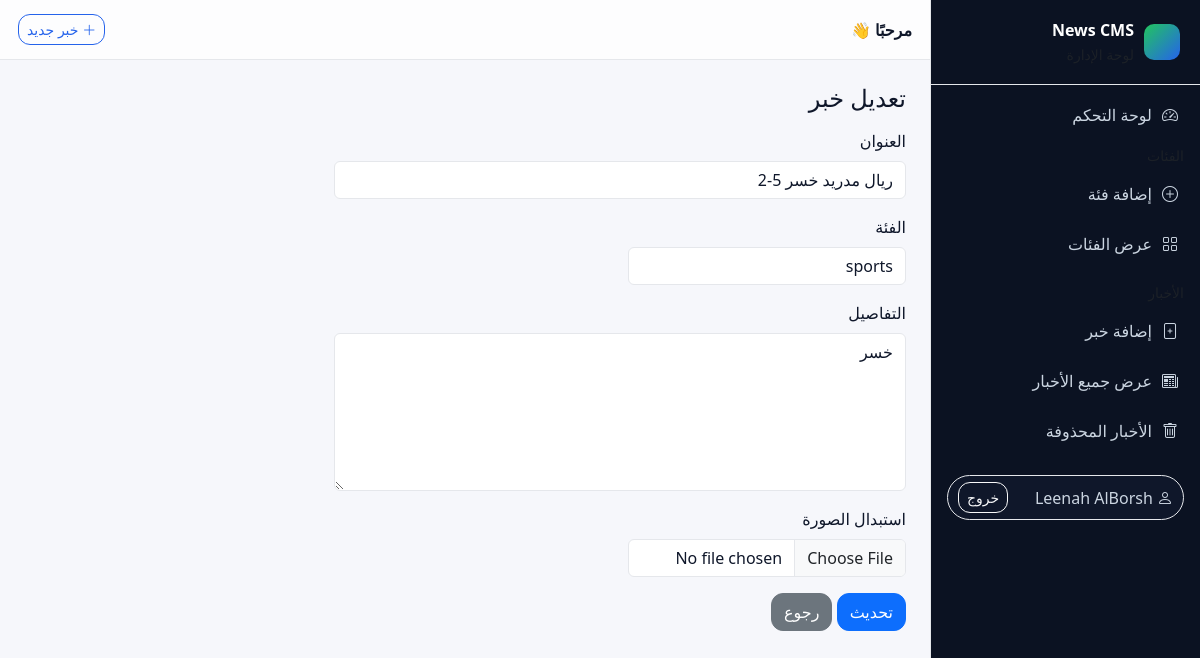
Screenshot of /edit_news.php?id=2 (signed in) with the database file from the repository.
### tables this page shows
CREATE TABLE `news` (
  `id` int(11) NOT NULL,
  `title` varchar(200) NOT NULL,
  `category_id` int(11) NOT NULL,
  `body` text NOT NULL,
  `image_path` varchar(255) DEFAULT NULL,
  `user_id` int(11) NOT NULL,
  `status` enum('active','deleted') NOT NULL DEFAULT 'active',
  `created_at` timestamp NOT NULL DEFAULT current_timestamp(),
  `updated_at` timestamp NULL DEFAULT NULL
);

CREATE TABLE `categories` (
  `id` int(11) NOT NULL,
  `name` varchar(120) NOT NULL,
  `created_at` timestamp NOT NULL DEFAULT current_timestamp()
);

### edit_news.php (the view, shortened to what this page needs)
<?php
require_once __DIR__ . '/includes/db.php';
$id = (int) ($_GET['id'] ?? 0);
$stmt = $pdo->prepare("SELECT * FROM news WHERE id=?");
$stmt->execute([$id]);
$news = $stmt->fetch();
$categories = $pdo->query("SELECT id, name FROM categories ORDER BY name")->fetchAll();
$title = $news['title'];
$body = $news['body'];
$category_id = (int) $news['category_id'];
include __DIR__ . '/includes/header.php';
?>
<h1 class="h4 mb-3">تعديل خبر</h1>
<form method="post" enctype="multipart/form-data" class="row g-3 col-lg-8">
    <div class="col-12">
        <label class="form-label">العنوان</label>
        <input type="text" name="title" value="<?php echo htmlspecialchars($title); ?>" class="form-control" required>
    </div>
    <div class="col-md-6">
        <label class="form-label">الفئة</label>
        <select name="category_id" class="form-select" required>
            <?php foreach ($categories as $cat): ?>
                <option value="<?php echo (int) $cat['id']; ?>" <?php if ($category_id == $cat['id'])
                        echo 'selected'; ?>>
                    <?php echo htmlspecialchars($cat['name']); ?>
                </option>
            <?php endforeach; ?>
        </select>
    </div>
    <div class="col-12">
        <label class="form-label">التفاصيل</label>
        <textarea name="body" rows="6" class="form-control" required><?php echo htmlspecialchars($body); ?></textarea>
    </div>
    <div class="col-md-6">
        <label class="form-label">استبدال الصورة </label>
        <input type="file" name="image" accept="image/*" class="form-control">
    </div>
    <div class="col-12">
        <button class="btn btn-primary">تحديث</button>
        <a class="btn btn-secondary" href="news_list.php">رجوع</a>
    </div>
</form>
<?php include __DIR__ . '/includes/footer.php'; ?>

### includes/header.php (style rules this page uses)
:root { --bg: #f6f7fb; --text: #0f172a; --muted: #64748b; --card: #ffffff; --border: #e5e7eb; --ring: #cbd5e1; --sidebar-bg: #0b1222; --sidebar-text: #cbd5e1; --sidebar-hover: #0f172a; --accent: #2563eb; --accent-2: #22c55e; --danger: #ef4444; --warning: #f59e0b; --shadow: 0 6px 20px rgba(0, 0, 0, .08); --radius: 16px; --glass: rgba(255, 255, 255, .75); }
* { box-sizing: border-box }
html, body { height: 100% }
body { background: var(--bg); color: var(--text); }
.btn { border-radius: 12px }
.form-control, .form-select, .form-check-input { background: var(--card); color: var(--text); border-color: var(--border) }

### rows the page displays
news: title "ريال مدريد خسر 5-2", category_id "sports", body "خسر"

### other values shown
$_SESSION['user']['name'] "Leenah AlBorsh"
